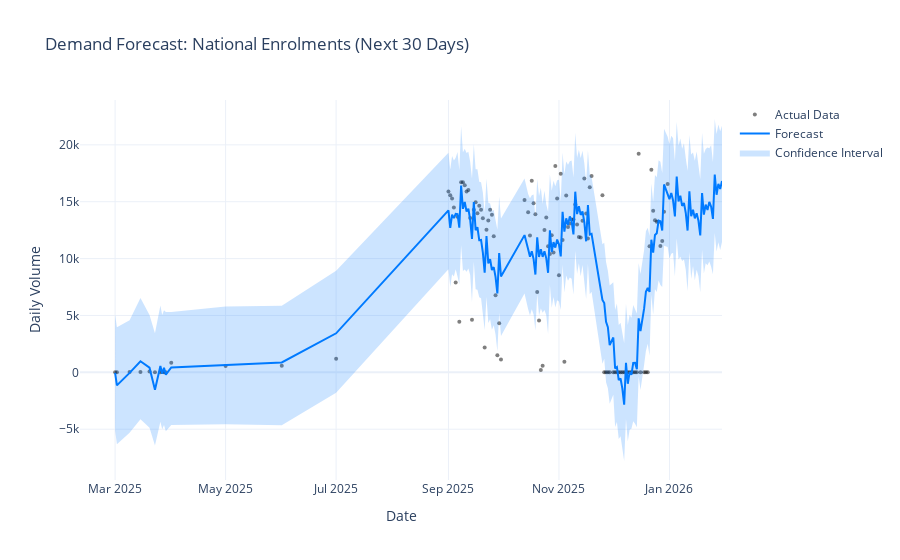

The notebook cell saved with this chart:
### Markdown cell above
### Visualize the forecast

### Code cell
def plot_forecast_interactive(model, forecast, actual_df, title):
    fig = go.Figure()

    # 1. Plot Actual Historical Data
    fig.add_trace(go.Scatter(
        x=actual_df['ds'], y=actual_df['y'],
        mode='markers', name='Actual Data',
        marker=dict(color='black', size=4, opacity=0.5)
    ))

    # 2. Plot The Forecast Line
    fig.add_trace(go.Scatter(
        x=forecast['ds'], y=forecast['yhat'],
        mode='lines', name='Forecast',
        line=dict(color='#007bff', width=2)
    ))

    # 3. Plot Confidence Interval
    fig.add_trace(go.Scatter(
        x=pd.concat([forecast['ds'], forecast['ds'][::-1]]),
        y=pd.concat([forecast['yhat_upper'], forecast['yhat_lower'][::-1]]),
        fill='toself',
        fillcolor='rgba(0,123,255,0.2)',
        line=dict(color='rgba(255,255,255,0)'),
        name='Confidence Interval'
    ))

    fig.update_layout(
        title=title,
        xaxis_title="Date",
        yaxis_title="Daily Volume",
        template="plotly_white"
    )
    fig.show()

plot_forecast_interactive(model, forecast, prophet_df, "Demand Forecast: National Enrolments (Next 30 Days)")
